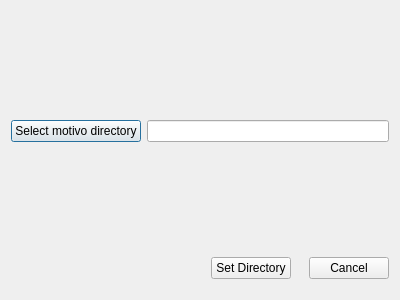
<?xml version="1.0" encoding="UTF-8"?>
<ui version="4.0">
 <class>userPreferencesDialog</class>
 <widget class="QDialog" name="userPreferencesDialog">
  <property name="geometry">
   <rect>
    <x>0</x>
    <y>0</y>
    <width>400</width>
    <height>300</height>
   </rect>
  </property>
  <property name="windowTitle">
   <string>Dialog</string>
  </property>
  <layout class="QVBoxLayout" name="verticalLayout">
   <item>
    <layout class="QHBoxLayout" name="horizontalLayout">
     <property name="topMargin">
      <number>100</number>
     </property>
     <item>
      <widget class="QPushButton" name="selectMotivoDirectoryButton">
       <property name="text">
        <string>Select motivo directory</string>
       </property>
      </widget>
     </item>
     <item>
      <widget class="QLineEdit" name="motivoDirectoryLineEdit"/>
     </item>
    </layout>
   </item>
   <item>
    <layout class="QHBoxLayout" name="horizontalLayout_2">
     <property name="leftMargin">
      <number>200</number>
     </property>
     <property name="topMargin">
      <number>100</number>
     </property>
     <item>
      <widget class="QPushButton" name="setDirectoryButton">
       <property name="text">
        <string>Set Directory</string>
       </property>
      </widget>
     </item>
     <item>
      <widget class="QDialogButtonBox" name="buttonBox">
       <property name="orientation">
        <enum>Qt::Horizontal</enum>
       </property>
       <property name="standardButtons">
        <set>QDialogButtonBox::Cancel</set>
       </property>
      </widget>
     </item>
    </layout>
   </item>
  </layout>
 </widget>
 <resources/>
 <connections>
  <connection>
   <sender>buttonBox</sender>
   <signal>accepted()</signal>
   <receiver>userPreferencesDialog</receiver>
   <slot>accept()</slot>
   <hints>
    <hint type="sourcelabel">
     <x>248</x>
     <y>254</y>
    </hint>
    <hint type="destinationlabel">
     <x>157</x>
     <y>274</y>
    </hint>
   </hints>
  </connection>
  <connection>
   <sender>buttonBox</sender>
   <signal>rejected()</signal>
   <receiver>userPreferencesDialog</receiver>
   <slot>reject()</slot>
   <hints>
    <hint type="sourcelabel">
     <x>316</x>
     <y>260</y>
    </hint>
    <hint type="destinationlabel">
     <x>286</x>
     <y>274</y>
    </hint>
   </hints>
  </connection>
 </connections>
</ui>
